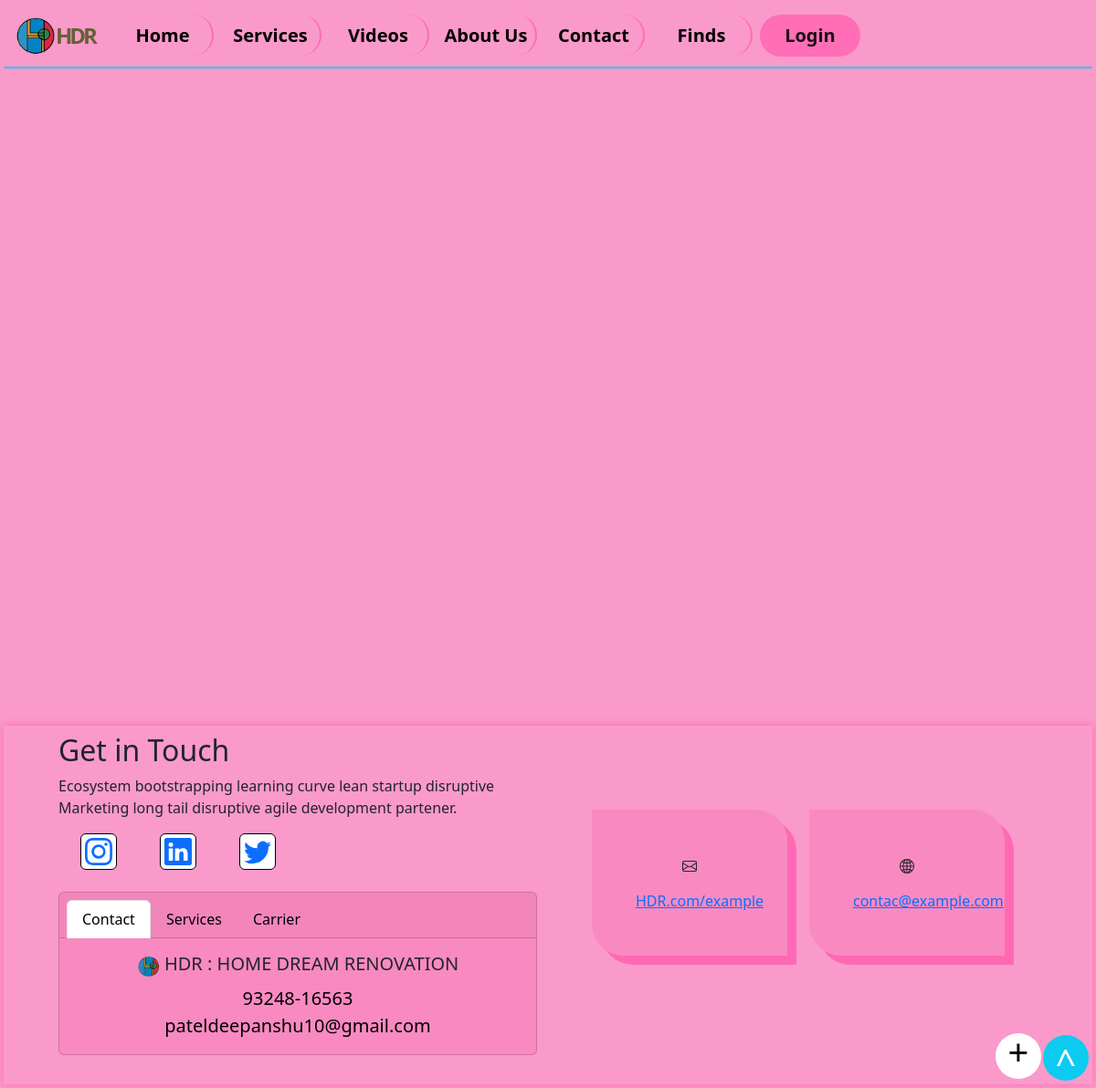
/video/, run on an earlier commit of the app's database.
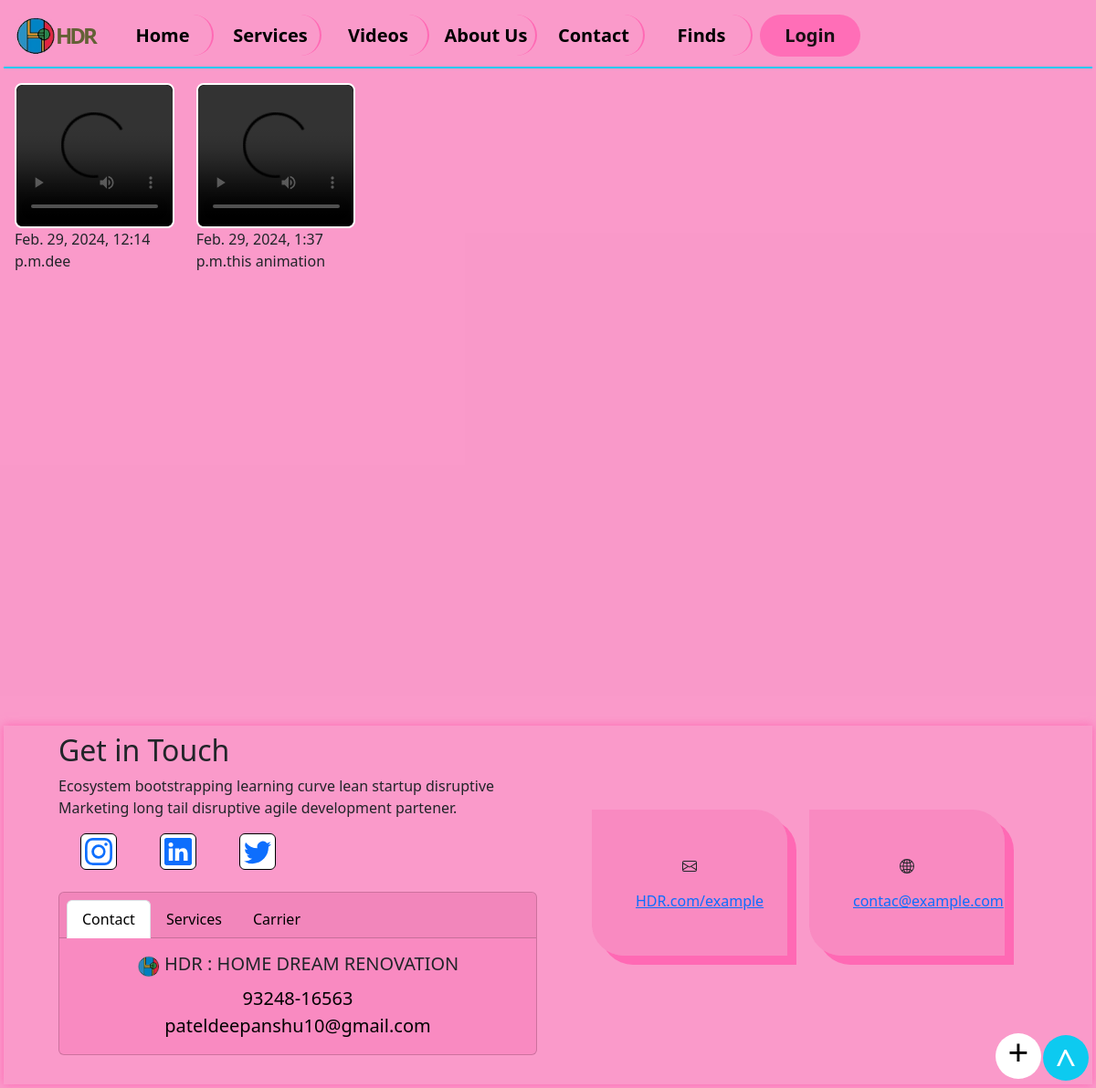
And on a later commit of the database.
### HDRAPP/models.py (models this page shows, shortened)
class Video_Add(models.Model):
    title = models.CharField(max_length = 200)
    video = models.FileField(upload_to='video/')
    created_at = models.DateTimeField(auto_now_add=True)
    username = models.ForeignKey(User, on_delete=models.CASCADE, default=1)

### HDRAPP/views.py (the view)
# urls.py: path('video/', views.Video_List, name='Video_List'),
def Video_List(request):
    videos = Video_Add.objects.all()
    return render(request, 'HDRAPP/video.html', {'videos': videos})

### HDRAPP/templates/HDRAPP/video.html
{% extends 'HDRAPP/base.html' %}
{% block body %}
<div class="container-fluid h-90 py-2">
    <div class="row h-50-man">
        {% for video in videos %}
        <div class="col-md-2 vh-md-100 py-2">
            <div class="h-100 for-border-pad w-100 bg-black rounded-3">
                <video src="{{ video.video.url }}" loop height="100%" width="100%" controls class="rounded-3 "></video>
            </div>
            <div>
                <p class="style-for-title"><span>{{ video.created_at }}</span>{{ video.title }}</p>
            </div>
        </div>
        {% endfor %}
    </div>
    <div class="bg-white other-manual">
        <a href="/upload_video">+</a>
    </div>
</div>
{% endblock body %}

What changed in the data, as far as the page shows it:
added Video_Add: created_at "Feb. 29, 2024, 12:14 p.m.", title "dee"
added Video_Add: created_at "Feb. 29, 2024, 1:37 p.m.", title "this animation"
